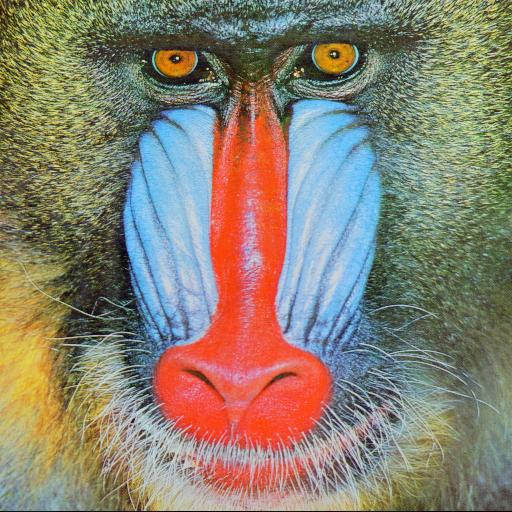
#> input picture mandril.jpg, 512 x 512 px
$ jupyter execute --allow-errors 01_intro.ipynb
#> lines starting #> are read from the running program, lines starting #| are printed output that depends on the picture
W ramach kursu będziemy wykorzystywać głównie bibliotekę OpenCV (Open Computer Vision Library).
W trakcie niniejszego ćwiczenia zapoznamy się z podstawowymi funkcjonalnościami: wczytaniami, zapisywaniem, konwersją do inne przestrzeni barw.
Zaznajomimy się również z Jupyter Notebook.

Wczytywanie obrazów z wykorzystaniem OpenCV.
1. Zaimportuj bibliotekę OpenCV:
        `import cv2`
1. Zaimportuj bibliotekę pyplot z matplotlib jako plt:
        `from matplotlib import pyplot as plt`
1. Wygodną opcją jest możliwość pobierania danych (obrazów, ale też np. baz danych) z sieci.
   Eliminuje to konieczność pobierania danych np. z Moodle oraz czyni uzupełniony Notebook "samowystarczalnym" - wystarczy go uruchomić.
   * zaimportuj bibliotekę `import os`
   * sprawdź, czy taki plik istnieje (unikniemy wielokrotnego pobierania tych samych danych)
        `if not os.path.exists("mandril.jpg") :`
   * pobierz obraz: `!wget https://raw.githubusercontent.com/vision-agh/poc_sw/master/01_Intro/mandril.jpg`

1. Wykorzystując polecenie *imread* wczytaj obraz *mandril.jpg*
1. Wyświetl obraz wykorzystując bibliotekę *pyplot*
        plt.imshow(I)
        plt.xticks([]), plt.yticks([])
        plt.show()
1. Jeśli ktoś nie wie jak powinien wyglądać mandryl, to proszę podglądnąć obraz na GitHub lub w sprawdzić w Interencie.
   Przyczyną problemu jest sposób w jaki funkcja `imread` z OpenCV odczytuje obraz (BGR, zamiast RGB).
   Obrazom kolorowym będzie poświęcone odrębne ćwiczenie, także nie będziemy w tym miejscu rozwijać tego wątku.
1. W celu poprawnego wyświetlenia należy dokonać konwersji koloru z BGR na RGB.
        I = cv2.cvtColor(I, cv2.COLOR_BGR2RGB)
1. Dla porządku warto dodać, że w OpenCV do wyświetlania domyślnie wykorzystuje się funkcję `imshow`.
   Jednakże w przypadku Jupyter Notebook to rozwiązanie ma pewne wady i dlatego nie będziemy jej używać.
   Natomiast jeśli ktoś pracuje w "czystym" Python, to jest to na pewno równoważna funkcjonalność.

[cell 1]
import cv2
import os
from matplotlib import pyplot as plt

if not os.path.exists("mandril.jpg"):
  !wget https://raw.githubusercontent.com/vision-agh/poc_sw/master/01_Intro/mandril.jpg

I = cv2.imread("mandril.jpg")
#> I is the input picture: shape (512, 512, 3); mean B, G, R 113.2, 128.8, 137.4
IG = cv2.cvtColor(I, cv2.COLOR_BGR2RGB)
plt.imshow(IG)
plt.xticks([])
plt.yticks([])
plt.show()

W praktycznych rozważaniach często analizuje się obrazy w odcieniach szarości (ang. *grayscale*).
Do konwersji służy znana już funkcja `cvtColor` tylko tym razem z parametrem `cv2.COLOR_RGB2GRAY`.
Proszę spróbować wyświetlić obraz.
Może okazać się, że nadal jest kolorowy, choć inaczej.
Dlaczego tak się dzieje zostanie obszerniej wyjaśnione pod koniec ćwiczenia.
Na razie należy dodać polecenie `plt.gray()` przed `plt.show`.

[cell 2]
IG = cv2.cvtColor(I, cv2.COLOR_BGR2GRAY)
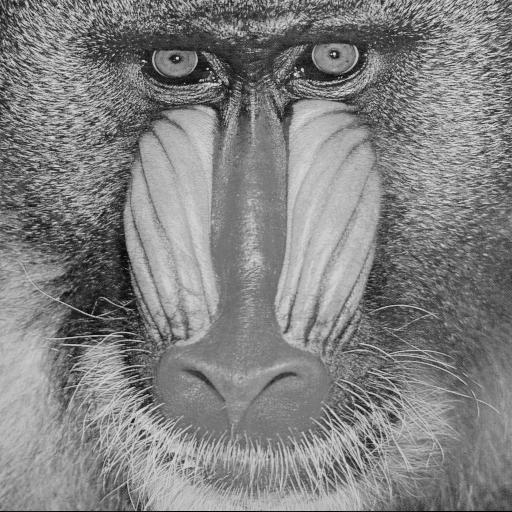
#> IG: shape (512, 512); min 1, max 238, mean 129.6
plt.imshow(IG)
plt.xticks([]), plt.yticks([])
plt.show()

Czasami konieczne jest zapisanie przetworzonego obrazu.
Służy do tego funkcja `cv2.imwrite`.
Proszę zapisać szarą wersję mandryla w formacie *png*.
Warto sprawdzić, czy obraz zapisał się poprawnie tj. otworzyć go w aplikacji do przeglądania obrazów.

[cell 3]
cv2.imwrite("mandrill_grey.png",IG)
#> Out = True

Obraz w skali szarości możemy traktować jako dwuwymiarową funkcję $L(x,y)$, gdzie $x$, $y$ to współrzędne piksela, a $L(x,y)$ poziom jasności (najczęściej [0;255] - zapis na 8-bitach, typ *unsigned int*).
Wyświetl obraz mandryl jako funkcję dwuwymiarową (uwaga - to chwilę się liczy):

[cell 4]
import numpy as np
from typing import Tuple

# create grid
def create_grid(img: np.ndarray) -> Tuple:
    return np.mgrid[0:img.shape[0], 0:img.shape[1]]

xx, yy = create_grid(IG)
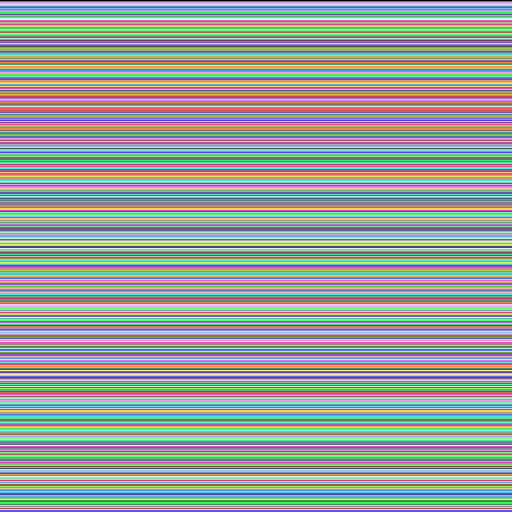
#> xx: shape (512, 512) int64; 512 distinct labels, from 0 to 511; one colour per label, 0 black
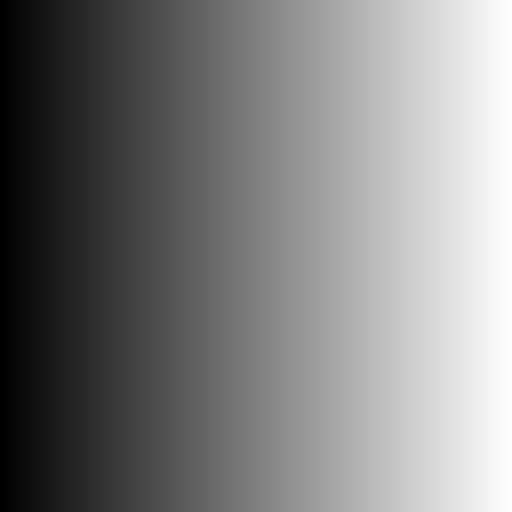
#> yy: shape (512, 512) int64; min 0, max 511, mean 255.5; drawn with min black and max white

# create the figure
fig = plt.figure()
#> (the rest of this cell did not finish here and is left out)

Komentarz:
- używamy biblioteki do obliczeń *numpy*,
- tworzymy siatkę punktów o rozmiarach takich jak obraz (*shape*),
- rysujemy wykres 3D

Podczas przetwarzania i analizy obrazów przydatne bywają "przekroje" przez obraz, czyli wartości funkcji $L(x,y)$ w przypadku gdy $x$ lub $y$ jest ustalone.
Wykonaj jeden wybrany przekrój w $x$ i $y$:
- po pierwsze należy pobrać dany wiersz lub kolumnę - np. `S = IG[10,:]` (tu jedenasty wiersz),
- po drugie stworzyć wykres złożony z dwóch subwykresów: `f, (ax1,ax2) = plt.subplots(1,2)`
- dla każdego z nich ustawić tytuł (np. `ax1.set_title('XXX')`) oraz treść `ax1.plot(S)`,
- na koniec całość wyświetlić `plt.show()`.

[cell 5]
row20 = IG[19]
#> row20 = 512 values, max 222 at index 444, min 31 at index 1, mean 123.2
column30 = IG[:,29]
#> column30 = 512 values, max 202 at index 17, min 9 at index 237, mean 137.8

_, (ax1, ax2) = plt.subplots(1,2)

ax1.set_title('Wiersz 20')
ax1.plot(row20)

ax2.set_title('Kolumna 30')
ax2.plot(column30)

plt.show()
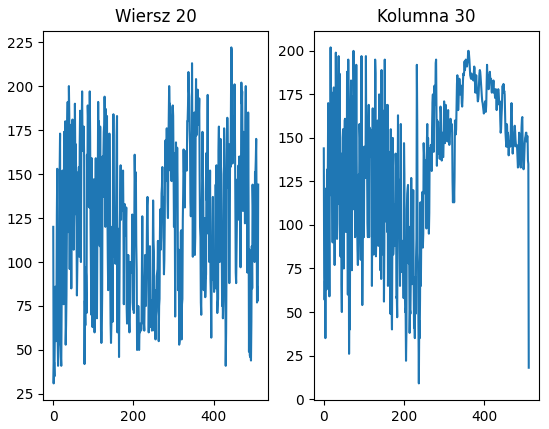
#> figure drawn by matplotlib, 2 panels; panel 1: curve peaks at x = 444, y = 222; panel 2: curve peaks at x = 17, y = 202
